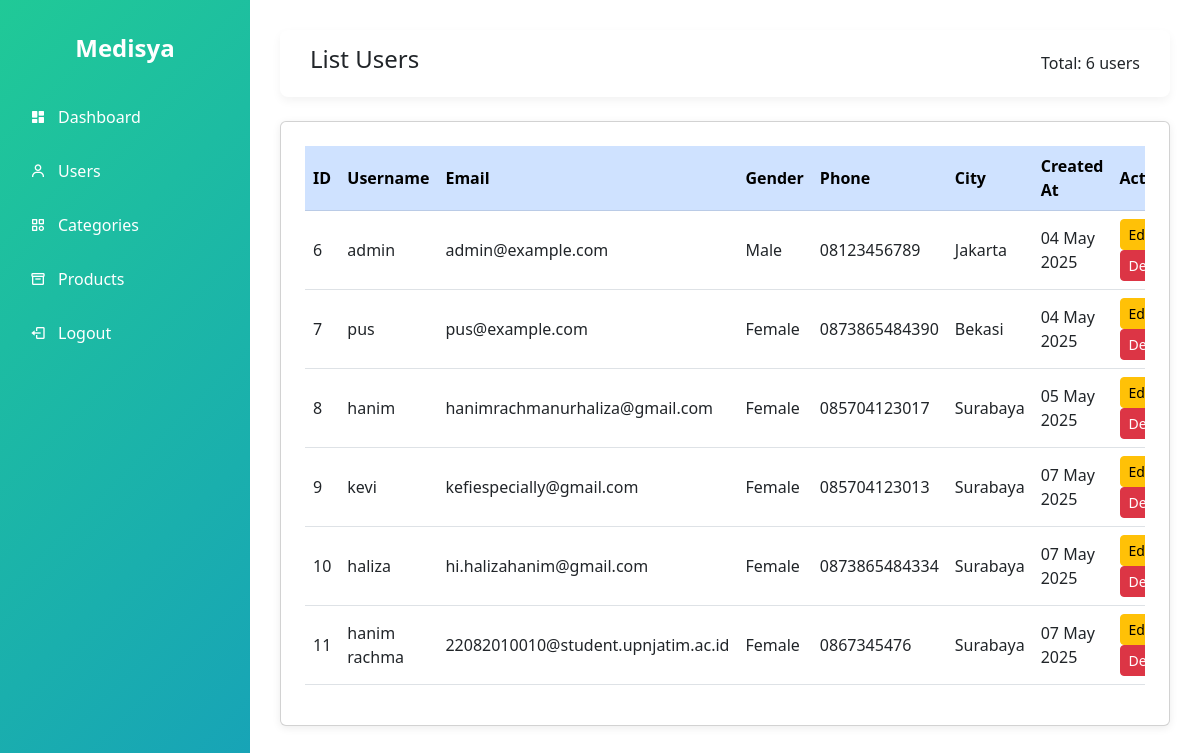
The page /admin/manage_users.php (signed in) on the database its author committed.
### tables this page shows
CREATE TABLE `users` (
  `id` int(11) NOT NULL,
  `username` varchar(50) NOT NULL,
  `password` varchar(255) NOT NULL,
  `email` varchar(100) DEFAULT NULL,
  `date_of_birth` date DEFAULT NULL,
  `gender` enum('male','female','other') DEFAULT NULL,
  `address` text DEFAULT NULL,
  `city` varchar(100) DEFAULT NULL,
  `phone` varchar(20) DEFAULT NULL,
  `paypal_id` varchar(100) DEFAULT NULL,
  `role` enum('visitor','customer','admin') NOT NULL DEFAULT 'visitor',
  `user_level` varchar(50) DEFAULT NULL,
  `created_at` timestamp NOT NULL DEFAULT current_timestamp()
);

### admin/manage_users.php (the view, shortened to what this page needs)
<?php
include '../includes/db.php';
$query = "SELECT id, username, email, role, user_level, gender, phone, city, created_at FROM users";
$result = mysqli_query($conn, $query);
?>
<!DOCTYPE html>
<html lang="id">
<head>
    <link href="https://cdn.jsdelivr.net/npm/bootstrap@5.3.0/dist/css/bootstrap.min.css" rel="stylesheet">
    <link href="https://unpkg.com/boxicons@2.1.4/css/boxicons.min.css" rel="stylesheet">
</head>
<body>
<?php include 'sidebar.php';
?>
<div class="content">
    <div class="header mb-4">
        <h4>List Users</h4>
        <div>Total: <?= mysqli_num_rows($result); ?> users</div>
    </div>
    <div class="card p-4">
        <div class="table-responsive">
            <table class="table table-hover align-middle">
                <thead class="table-primary">
                    <tr>
                        <th>ID</th>
                        <th>Username</th>
                        <th>Email</th>
                        <th>Gender</th>
                        <th>Phone</th>
                        <th>City</th>
                        <th>Created At</th>
                        <th>Actions</th>
                    </tr>
                </thead>
                <tbody>
                    <?php while ($user = mysqli_fetch_assoc($result)): ?>
                    <tr>
                        <td><?= $user['id']; ?></td>
                        <td><?= htmlspecialchars($user['username']); ?></td>
                        <td><?= htmlspecialchars($user['email']); ?></td>
                        <td><?= ucfirst($user['gender']); ?></td>
                        <td><?= htmlspecialchars($user['phone']); ?></td>
                        <td><?= htmlspecialchars($user['city']); ?></td>
                        <td><?= date('d M Y', strtotime($user['created_at'])); ?></td>
                        <td>
                            <a href="edit_users.php?id=<?= $user['id']; ?>" class="btn btn-warning btn-sm">Edit</a>
                            <a href="delete_users.php?id=<?= $user['id']; ?>" class="btn btn-danger btn-sm">Delete</a>
                        </td>
                    </tr>
                    <?php endwhile; ?>
                </tbody>
            </table>
        </div>
    </div>
</div>
</body>
</html>

### admin/manage_users.php (style rules this page uses)
body { margin: 0; background-color: #f1f3f6; font-family: 'Segoe UI', sans-serif; }
.content { margin-left: 250px; padding: 30px; }
.header { background-color: #fff; padding: 15px 30px; display: flex; justify-content: space-between; align-items: center; border-radius: 8px; box-shadow: 0 4px 10px rgba(0,0,0,0.05); }
.card { border-radius: 10px; box-shadow: 0 2px 8px rgba(0,0,0,0.08); border: none; }
.table th, .table td { vertical-align: middle; }
.btn { font-size: 12px; padding: 5px 10px; }

### rows shown on the page
users: id "6", username "admin", email "admin@example.com", gender "Male", phone "08123456789", city "Jakarta", created_at "04 May 2025"
users: id "7", username "pus", email "pus@example.com", gender "Female", phone "0873865484390", city "Bekasi", created_at "04 May 2025"
users: id "8", username "hanim", email "hanimrachmanurhaliza@gmail.com", gender "Female", phone "085704123017", city "Surabaya", created_at "05 May 2025"
users: id "9", username "kevi", email "kefiespecially@gmail.com", gender "Female", phone "085704123013", city "Surabaya", created_at "07 May 2025"
users: id "10", username "haliza", email "hi.halizahanim@gmail.com", gender "Female", phone "0873865484334", city "Surabaya", created_at "07 May 2025"
users: id "11", username "hanim rachma", email "22082010010@student.upnjatim.ac.id", gender "Female", phone "0867345476", city "Surabaya", created_at "07 May 2025"

### other values the page prints
mysqli_num_rows($result) "6"
